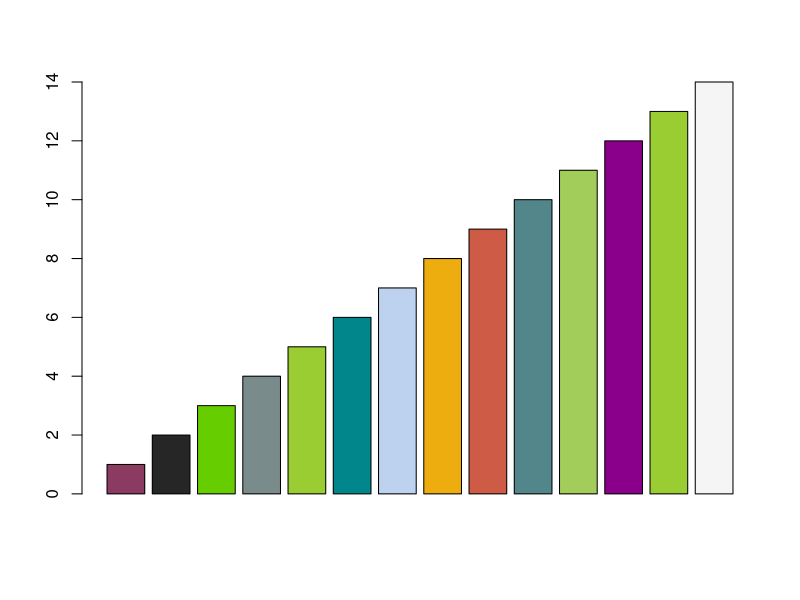
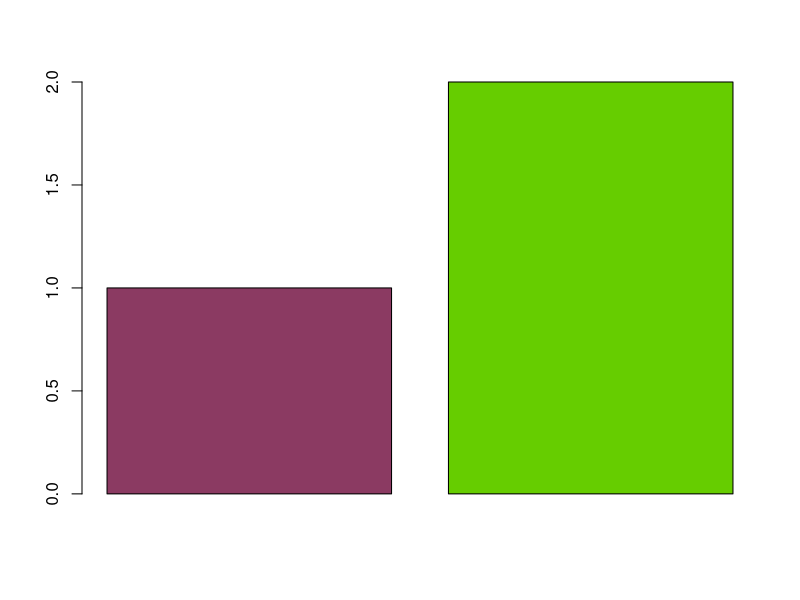
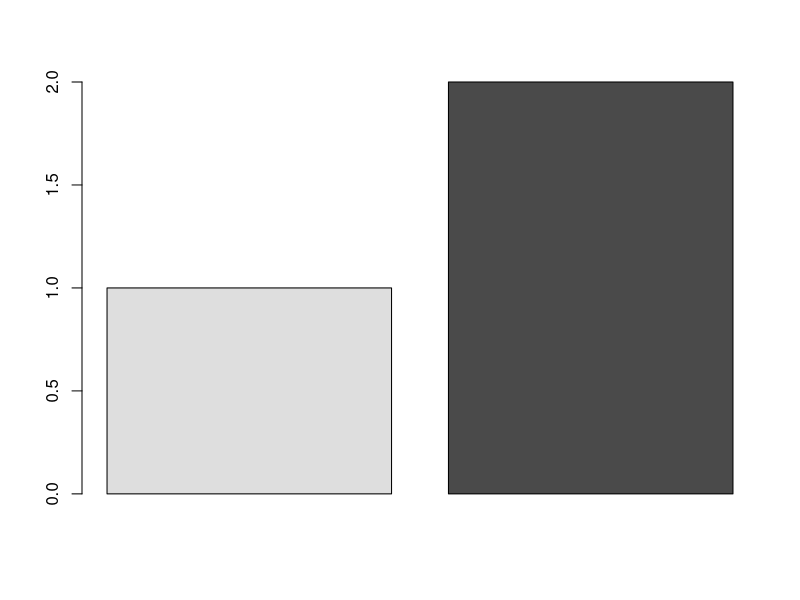

Reproduce these figures in R, in order.
### colors 

# stuff I like
cols <- c("hotpink4", "gray15",
          "chartreuse3", 
          "lightcyan4","yellowgreen",
          "turquoise4","lightsteelblue2",
          "darkgoldenrod2", "coral3","cadetblue4",
          "darkolivegreen3", "darkmagenta", "olivedrab3", 
          "#F5F5F5")

barplot(seq(1:length(cols)), col=cols)

# this paper
cols2 <- c("hotpink4", "chartreuse3")
barplot(seq(1:length(cols2)), col=cols2)

grays <- c("gray87", "gray29")
barplot(seq(1:length(grays)), col=grays)
